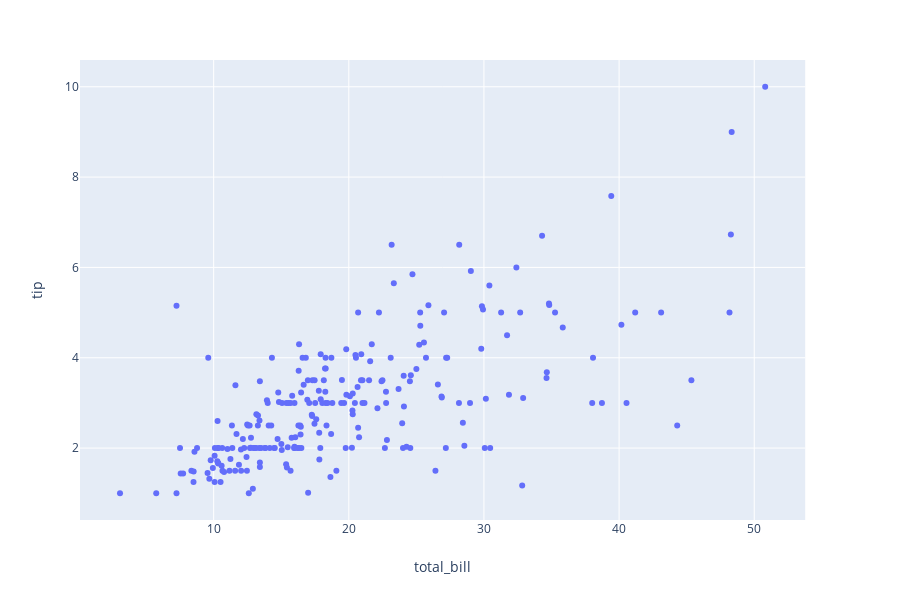

Notebook code for this chart:
### Code cell
px.scatter(data, x='total_bill', y='tip')

### Figure 1 — Plotly figure (JSON) as saved in the notebook; plotly's stock layout.template omitted (floating-point values rounded to 4 significant figures; data arrays with more than 128 entries replaced by an {"elided": "..."} marker saying what was removed)
{"data": [{"hoverlabel": {"namelength": 0}, "hovertemplate": "total_bill=%{x}<br>tip=%{y}", "legendgroup": "", "marker": {"color": "#636efa", "symbol": "circle"}, "mode": "markers", "name": "", "showlegend": false, "type": "scatter", "x": {"elided": "244 float values"}, "xaxis": "x", "y": {"elided": "244 float values"}, "yaxis": "y"}], "layout": {"height": 600, "legend": {"tracegroupgap": 0}, "margin": {"t": 60}, "xaxis": {"anchor": "y", "domain": [0, 0.98], "title": {"text": "total_bill"}}, "yaxis": {"anchor": "x", "domain": [0, 1], "title": {"text": "tip"}}}}
